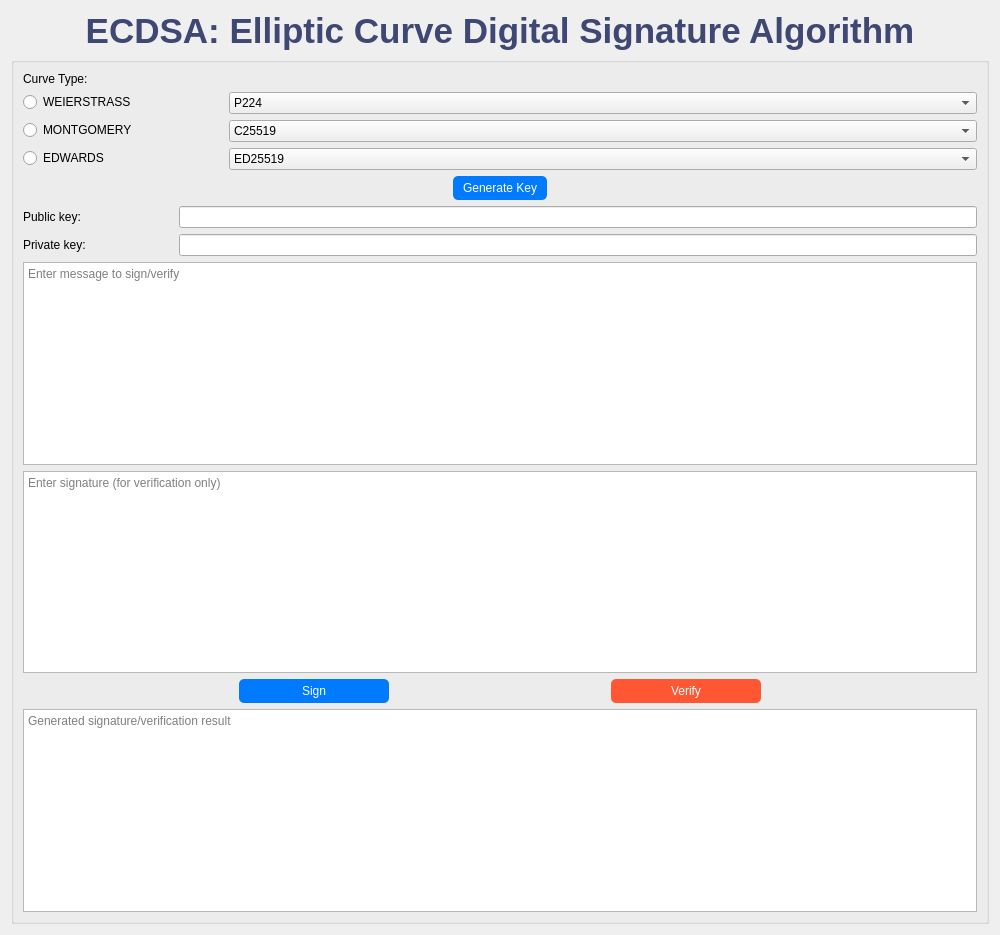
<?xml version="1.0" encoding="UTF-8"?>
<ui version="4.0">
 <class>PKC_Encryption_Schemes</class>
 <widget class="QWidget" name="PKC_Encryption_Schemes">
  <property name="geometry">
   <rect>
    <x>0</x>
    <y>0</y>
    <width>1000</width>
    <height>935</height>
   </rect>
  </property>
  <property name="windowTitle">
   <string>PKC: Encryption Schemes</string>
  </property>
  <layout class="QVBoxLayout" name="mainLayout">
   <item>
    <widget class="QLabel" name="mainTitle">
     <property name="styleSheet">
      <string>font-size: 35px; font-weight: bold; color: #3f4773;</string>
     </property>
     <property name="text">
      <string>ECDSA: Elliptic Curve Digital Signature Algorithm</string>
     </property>
     <property name="alignment">
      <set>Qt::AlignmentFlag::AlignCenter</set>
     </property>
    </widget>
   </item>
   <item>
    <widget class="QGroupBox" name="rsaGroup">
     <layout class="QVBoxLayout" name="rsaLayout">
      <item>
       <widget class="QLabel" name="label_2">
        <property name="text">
         <string>Curve Type:</string>
        </property>
       </widget>
      </item>
      <item>
       <layout class="QFormLayout" name="formLayout">
        <item row="1" column="1">
         <widget class="QComboBox" name="comboBox">
          <property name="maximumSize">
           <size>
            <width>840</width>
            <height>16777215</height>
           </size>
          </property>
          <item>
           <property name="text">
            <string>P224</string>
           </property>
          </item>
          <item>
           <property name="text">
            <string>P256</string>
           </property>
          </item>
          <item>
           <property name="text">
            <string>P384</string>
           </property>
          </item>
          <item>
           <property name="text">
            <string>P521</string>
           </property>
          </item>
          <item>
           <property name="text">
            <string>P256K1</string>
           </property>
          </item>
          <item>
           <property name="text">
            <string>W25519</string>
           </property>
          </item>
          <item>
           <property name="text">
            <string>W448</string>
           </property>
          </item>
         </widget>
        </item>
        <item row="1" column="0">
         <widget class="QRadioButton" name="radioButton">
          <property name="minimumSize">
           <size>
            <width>200</width>
            <height>0</height>
           </size>
          </property>
          <property name="text">
           <string>WEIERSTRASS</string>
          </property>
          <attribute name="buttonGroup">
           <string notr="true">selCurve</string>
          </attribute>
         </widget>
        </item>
       </layout>
      </item>
      <item>
       <layout class="QFormLayout" name="formLayout">
        <item row="1" column="1">
         <widget class="QComboBox" name="comboBox">
          <item>
           <property name="text">
            <string>C25519 </string>
           </property>
          </item>
          <item>
           <property name="text">
            <string>C448</string>
           </property>
          </item>
         </widget>
        </item>
        <item row="1" column="0">
         <widget class="QRadioButton" name="radioButton_1">
          <property name="minimumSize">
           <size>
            <width>200</width>
            <height>0</height>
           </size>
          </property>
          <property name="text">
           <string>MONTGOMERY</string>
          </property>
          <attribute name="buttonGroup">
           <string notr="true">selCurve</string>
          </attribute>
         </widget>
        </item>
       </layout>
      </item>
      <item>
       <layout class="QFormLayout" name="formLayout">
        <item row="1" column="1">
         <widget class="QComboBox" name="comboBox">
          <item>
           <property name="text">
            <string>ED25519 </string>
           </property>
          </item>
          <item>
           <property name="text">
            <string>ED448 </string>
           </property>
          </item>
          <item>
           <property name="text">
            <string>E448</string>
           </property>
          </item>
         </widget>
        </item>
        <item row="1" column="0">
         <widget class="QRadioButton" name="radioButton_2">
          <property name="minimumSize">
           <size>
            <width>200</width>
            <height>0</height>
           </size>
          </property>
          <property name="text">
           <string>EDWARDS</string>
          </property>
          <attribute name="buttonGroup">
           <string notr="true">selCurve</string>
          </attribute>
         </widget>
        </item>
       </layout>
      </item>
      <item>
       <layout class="QHBoxLayout" name="generateRsaKeyLayout">
        <item>
         <spacer name="leftSpacer">
          <property name="orientation">
           <enum>Qt::Orientation::Horizontal</enum>
          </property>
          <property name="sizeType">
           <enum>QSizePolicy::Policy::Expanding</enum>
          </property>
          <property name="sizeHint" stdset="0">
           <size>
            <width>0</width>
            <height>0</height>
           </size>
          </property>
         </spacer>
        </item>
        <item>
         <widget class="QPushButton" name="generateRsaKeyButton">
          <property name="styleSheet">
           <string notr="true">background-color: #007BFF; color: white; padding: 5px 10px; border-radius: 5px;</string>
          </property>
          <property name="text">
           <string>Generate Key</string>
          </property>
         </widget>
        </item>
        <item>
         <spacer name="rightSpacer">
          <property name="orientation">
           <enum>Qt::Orientation::Horizontal</enum>
          </property>
          <property name="sizeType">
           <enum>QSizePolicy::Policy::Expanding</enum>
          </property>
          <property name="sizeHint" stdset="0">
           <size>
            <width>0</width>
            <height>0</height>
           </size>
          </property>
         </spacer>
        </item>
       </layout>
      </item>
      <item>
       <layout class="QFormLayout" name="rsaParametersLayout">
        <item row="0" column="0">
         <widget class="QLabel" name="rsaExponentLabel">
          <property name="minimumSize">
           <size>
            <width>150</width>
            <height>0</height>
           </size>
          </property>
          <property name="text">
           <string>Public key: </string>
          </property>
         </widget>
        </item>
        <item row="0" column="1">
         <widget class="QLineEdit" name="rsaExponentInput"/>
        </item>
       </layout>
      </item>
      <item>
       <layout class="QHBoxLayout" name="horizontalLayout">
        <item>
         <widget class="QLabel" name="label">
          <property name="minimumSize">
           <size>
            <width>150</width>
            <height>0</height>
           </size>
          </property>
          <property name="text">
           <string>Private key:</string>
          </property>
         </widget>
        </item>
        <item>
         <widget class="QLineEdit" name="lineEdit"/>
        </item>
       </layout>
      </item>
      <item>
       <widget class="QTextEdit" name="inputText">
        <property name="placeholderText">
         <string>Enter message to sign/verify</string>
        </property>
       </widget>
      </item>
      <item>
       <widget class="QTextEdit" name="inputText">
        <property name="placeholderText">
         <string>Enter signature (for verification only)</string>
        </property>
       </widget>
      </item>
      <item>
       <layout class="QHBoxLayout" name="encryptDecryptButtonsLayout">
        <item>
         <widget class="QPushButton" name="encryptButton">
          <property name="maximumSize">
           <size>
            <width>150</width>
            <height>30</height>
           </size>
          </property>
          <property name="styleSheet">
           <string>background-color: #007BFF; color: white; padding: 5px 10px; border-radius: 5px;</string>
          </property>
          <property name="text">
           <string>Sign</string>
          </property>
         </widget>
        </item>
        <item>
         <widget class="QPushButton" name="decryptButton">
          <property name="maximumSize">
           <size>
            <width>150</width>
            <height>30</height>
           </size>
          </property>
          <property name="styleSheet">
           <string>background-color: #FF5733; color: white; padding: 5px 10px; border-radius: 5px;</string>
          </property>
          <property name="text">
           <string>Verify</string>
          </property>
         </widget>
        </item>
       </layout>
      </item>
      <item>
       <widget class="QTextEdit" name="outputText">
        <property name="readOnly">
         <bool>true</bool>
        </property>
        <property name="placeholderText">
         <string>Generated signature/verification result</string>
        </property>
       </widget>
      </item>
     </layout>
    </widget>
   </item>
  </layout>
 </widget>
 <resources/>
 <connections/>
 <buttongroups>
  <buttongroup name="selCurve"/>
 </buttongroups>
</ui>
